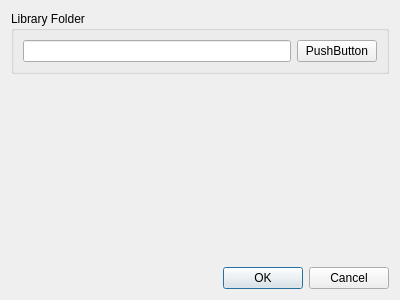
<?xml version="1.0" encoding="UTF-8"?>
<ui version="4.0">
 <class>Dialog</class>
 <widget class="QDialog" name="Dialog">
  <property name="windowModality">
   <enum>Qt::ApplicationModal</enum>
  </property>
  <property name="geometry">
   <rect>
    <x>0</x>
    <y>0</y>
    <width>400</width>
    <height>300</height>
   </rect>
  </property>
  <property name="windowTitle">
   <string>Settings</string>
  </property>
  <layout class="QVBoxLayout" name="verticalLayout">
   <item>
    <widget class="QGroupBox" name="groupBox">
     <property name="title">
      <string>Library Folder</string>
     </property>
     <layout class="QHBoxLayout" name="horizontalLayout">
      <item>
       <widget class="QLineEdit" name="LibraryFolderLineEdit">
        <property name="readOnly">
         <bool>true</bool>
        </property>
       </widget>
      </item>
      <item>
       <widget class="QPushButton" name="SetLibraryFolderButton">
        <property name="text">
         <string>PushButton</string>
        </property>
       </widget>
      </item>
     </layout>
    </widget>
   </item>
   <item>
    <spacer name="verticalSpacer">
     <property name="orientation">
      <enum>Qt::Vertical</enum>
     </property>
     <property name="sizeHint" stdset="0">
      <size>
       <width>20</width>
       <height>40</height>
      </size>
     </property>
    </spacer>
   </item>
   <item>
    <widget class="QDialogButtonBox" name="buttonBox">
     <property name="orientation">
      <enum>Qt::Horizontal</enum>
     </property>
     <property name="standardButtons">
      <set>QDialogButtonBox::Cancel|QDialogButtonBox::Ok</set>
     </property>
    </widget>
   </item>
  </layout>
 </widget>
 <resources/>
 <connections>
  <connection>
   <sender>buttonBox</sender>
   <signal>accepted()</signal>
   <receiver>Dialog</receiver>
   <slot>accept()</slot>
   <hints>
    <hint type="sourcelabel">
     <x>248</x>
     <y>254</y>
    </hint>
    <hint type="destinationlabel">
     <x>157</x>
     <y>274</y>
    </hint>
   </hints>
  </connection>
  <connection>
   <sender>buttonBox</sender>
   <signal>rejected()</signal>
   <receiver>Dialog</receiver>
   <slot>reject()</slot>
   <hints>
    <hint type="sourcelabel">
     <x>316</x>
     <y>260</y>
    </hint>
    <hint type="destinationlabel">
     <x>286</x>
     <y>274</y>
    </hint>
   </hints>
  </connection>
 </connections>
</ui>
